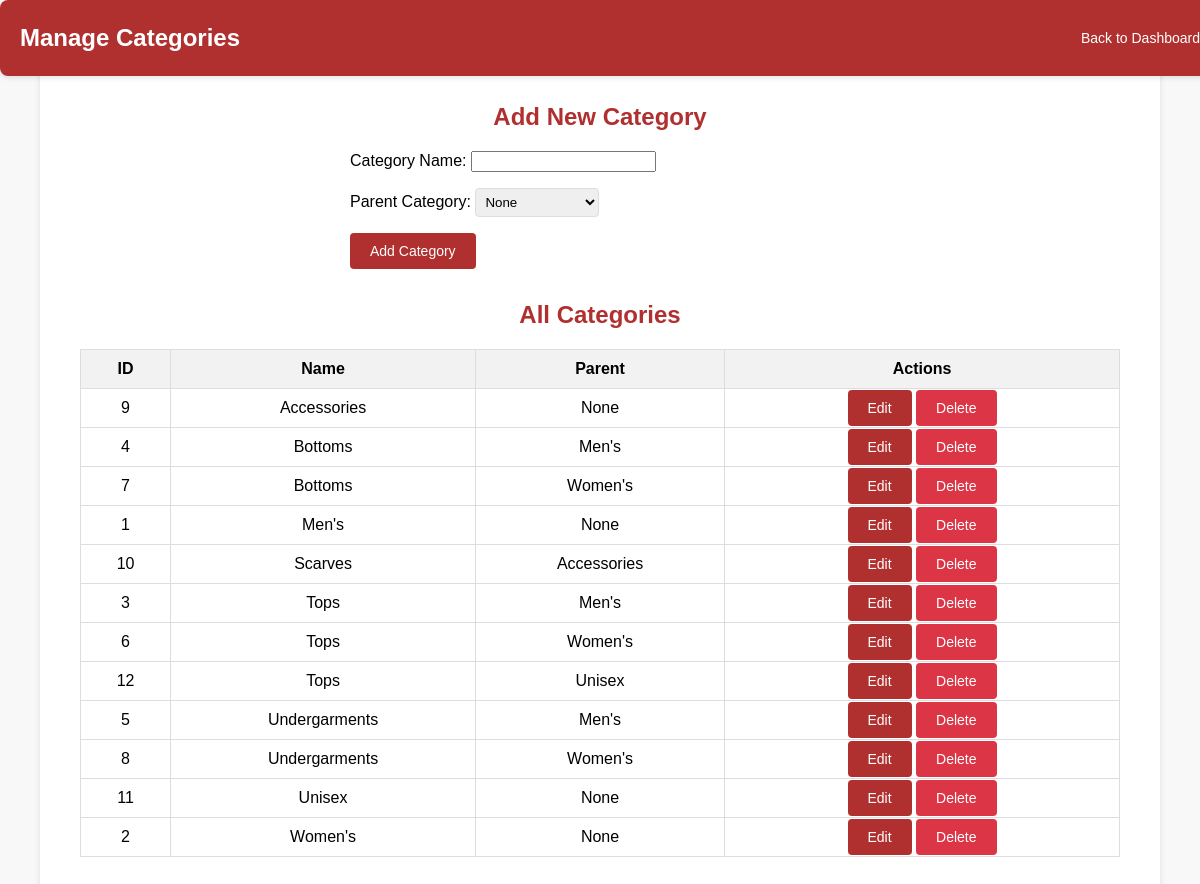
Page /admin/admin_categories.php (signed in) on the committed database.
### tables this page shows
CREATE TABLE `categories` (
  `category_id` int(11) NOT NULL,
  `category_name` varchar(255) NOT NULL,
  `parent_id` int(11) DEFAULT NULL
);

### admin/admin_categories.php (the view, shortened to what this page needs)
<?php
include "../includes/db_connect.php";
$categories = [];
$res = $conn->query("SELECT * FROM categories ORDER BY category_name ASC");
while ($row = $res->fetch_assoc()) {
    $categories[] = $row;
}
$edit_category = null;
?>
<!DOCTYPE html>
<html lang="en">
<head>
    <link rel="stylesheet" href="../assets/css/styles1.css">
    <link rel="stylesheet" href="../assets/css/admin.css">
</head>
<body>
    <div class="admin-container">
        <header class="admin-header">
            <h1>Manage Categories</h1>
            <a href="<?= ($_SESSION['role'] === 'superadmin') ? 'sadashboard.php' : 'dashboard.php' ?>" class="btn">Back to Dashboard</a>
        </header>
        <main class="admin-main">
            <section style="max-width:500px;margin:0 auto 32px auto;">
                <h2 style="margin-top:0;"><?= $edit_category ? "Edit Category" : "Add New Category" ?></h2>
                <form method="POST" style="display:flex;flex-direction:column;gap:16px;">
                    <label>
                        Category Name:
                        <input type="text" name="<?= $edit_category ? 'edit_name' : 'category_name' ?>" required value="<?= htmlspecialchars($edit_category['category_name'] ?? '') ?>">
                    </label>
                    <label>
                        Parent Category:
                        <select name="<?= $edit_category ? 'edit_parent_id' : 'parent_id' ?>">
                            <option value="">None</option>
                        </select>
                    </label>
                    <div>
                        <button type="submit" class="btn"><?= $edit_category ? "Update" : "Add" ?> Category</button>
                    </div>
                </form>
            </section>
            <h2 style="margin-top:0;">All Categories</h2>
            <table>
                <tr>
                    <th>ID</th>
                    <th>Name</th>
                    <th>Parent</th>
                    <th>Actions</th>
                </tr>
                <?php
                foreach ($categories as $cat) {
                    $parent = null;
                    foreach ($categories as $p) {
                        if ($p['category_id'] == $cat['parent_id']) {
                            $parent = $p['category_name'];
                            break;
                        }
                    }
                    echo "<tr>
                        <td>{$cat['category_id']}</td>
                        <td>" . htmlspecialchars($cat['category_name']) . "</td>
                        <td>" . ($parent ? htmlspecialchars($parent) : 'None') . "</td>
                        <td>
                            <a href='admin_categories.php?edit={$cat['category_id']}' class='btn'>Edit</a>
                            <a href='admin_categories.php?delete={$cat['category_id']}' class='btn' style='background:#dc3545;' onclick='return confirm(\"Delete this category?\")'>Delete</a>
                        </td>
                    </tr>";
                }
                ?>
            </table>
        </main>
    </div>
</body>
</html>

### assets/css/styles1.css (style rules this page uses)
body { font-family: Arial, sans-serif; margin: 0; padding: 0; background-color: #f8f8f8; }
header { background-color: #b0302f; color: white; padding: 15px; display: flex; justify-content: space-between; align-items: center; position: fixed; top: 0; left: 0; width: 100%; z-index: 1000; box-shadow: 0 2px 5px rgba(0, 0, 0, 0.1); }
main { padding: 100px 20px 20px; }
body { font-family: Arial, sans-serif; background-color: #f8f8f8; margin: 0; padding: 0; display: flex; justify-content: center; align-items: center; height: 100vh; }
h2 { text-align: center; margin-bottom: 1.5rem; color: #b0302f; }

### assets/css/admin.css (style rules this page uses)
body { font-family: Arial, sans-serif; background-color: #f8f8f8; margin: 0; padding: 0; padding-top: 120px !important; }
.admin-container { width: 90%; max-width: 1200px; margin: 0 auto 20px; padding: 20px; background-color: white; border-radius: 8px; box-shadow: 0 4px 6px rgba(0, 0, 0, 0.1); }
.admin-header { background-color: #b0302f; color: white; padding: 20px; border-radius: 8px; display: flex; justify-content: space-between; align-items: center; margin-bottom: 20px; }
.admin-header h1 { margin: 0; font-size: 24px; }
.btn { background-color: #b0302f; color: white; border: none; border-radius: 4px; text-decoration: none; font-size: 14px; cursor: pointer; padding: 10px 20px; transition: background-color 0.3s; }
.admin-main { margin-top: 0; padding: 20px; }
.admin-main h2 { color: #b0302f; margin-bottom: 20px; text-align: center; }
table { width: 100%; border-collapse: collapse; margin-bottom: 20px; }
th, td { padding: 10px; border: 1px solid #ddd; text-align: center; }
th { background-color: #f2f2f2; }
.admin-main select { padding: 5px; border-radius: 4px; border: 1px solid #ddd; }

### admin/admin_categories.php (style rules this page uses)
body { padding-top: 100px !important; }
.admin-container { margin-top: 20; }

### rows in the picture
categories: category_id "9", category_name "Accessories", shows "None"
categories: category_id "4", category_name "Bottoms", parent.category_name "Men's"
categories: category_id "7", category_name "Bottoms", parent.category_name "Women's"
categories: category_id "1", category_name "Men's", shows "None"
categories: category_id "10", category_name "Scarves", parent.category_name "Accessories"
categories: category_id "3", category_name "Tops", parent.category_name "Men's"
categories: category_id "6", category_name "Tops", parent.category_name "Women's"
categories: category_id "12", category_name "Tops", parent.category_name "Unisex"
categories: category_id "5", category_name "Undergarments", parent.category_name "Men's"
categories: category_id "8", category_name "Undergarments", parent.category_name "Women's"
categories: category_id "11", category_name "Unisex", shows "None"
categories: category_id "2", category_name "Women's", shows "None"
